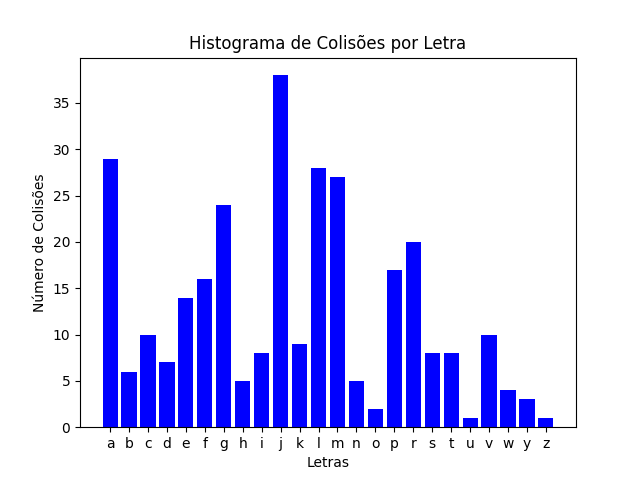

Python code for this plot:
#Fazer um histograma sobre Tabela Hash, usando o M = 26 e a primeira letra do nome como função hashing

import matplotlib.pyplot as plt
from importa_arquivo import importar_alunos

#from importa_arquivo import importar_alunos
import matplotlib.pyplot as plt

def funcao_hash(nomes):
    tamanho_hash = 36
    tabela_hash = [0] * tamanho_hash
    colisoes_por_letra = {}

    for nome in nomes:
        primeira_letra = nome[0].lower()  # Convertendo para minúscula para garantir consistência
        indice_hash = ord(primeira_letra) % tamanho_hash

        tabela_hash[indice_hash] += 1
        colisoes_por_letra[primeira_letra] = colisoes_por_letra.get(primeira_letra, 0) + 1

    letra_mais_colisoes = max(colisoes_por_letra, key=colisoes_por_letra.get)
    letra_menos_colisoes = min(colisoes_por_letra, key=colisoes_por_letra.get)

    print("Número de colisões por letra:")
    for letra, colisoes in colisoes_por_letra.items():
        print(f"{letra}: {colisoes} colisões")

    print("\nLetra com mais colisões:", letra_mais_colisoes)
    print("Letra com menos colisões:", letra_menos_colisoes)

    # Criar histograma
    letras = list(colisoes_por_letra.keys())
    colisoes = list(colisoes_por_letra.values())

    plt.bar(letras, colisoes, color='blue')
    plt.xlabel('Letras')
    plt.ylabel('Número de Colisões')
    plt.title('Histograma de Colisões por Letra')
    plt.show()

# Exemplo de uso:
nomes = importar_alunos("alunosED_2023.txt")
funcao_hash(nomes)
